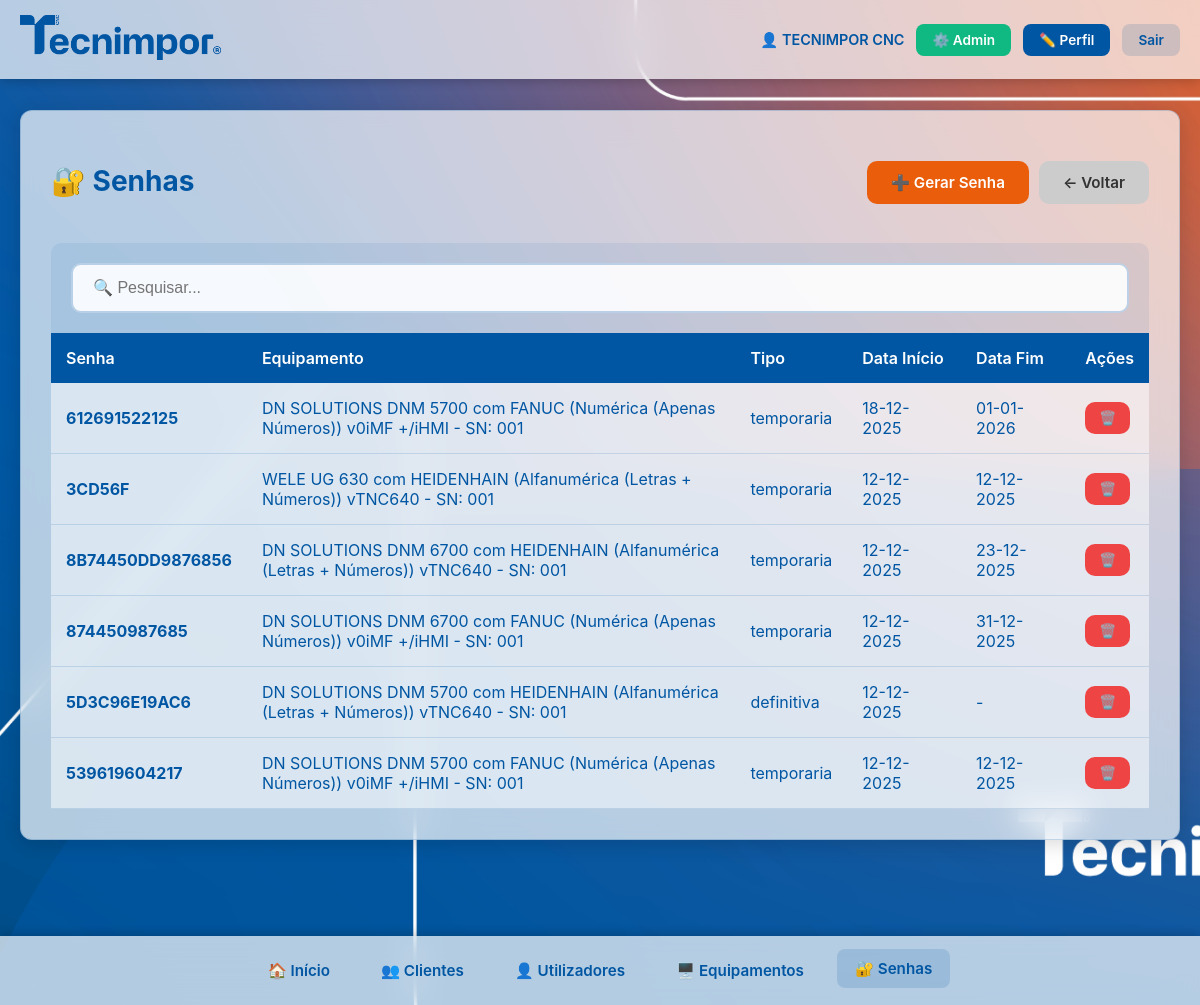
The page /senhas/ (signed in) on the database its author committed.
### core/models.py (models this page shows, shortened)
class Usuario(AbstractUser):
    perfil = models.CharField(max_length=20, choices=Perfil.choices, default=Perfil.USER)
    tipo_empresa = models.CharField(max_length=20, choices=TipoEmpresa.choices, default=TipoEmpresa.TECNIMPOR)
    empresa_cliente = models.ForeignKey(Cliente, on_delete=models.PROTECT, null=True, blank=True, related_name='usuarios')
    class Meta:
        verbose_name = "Usuário"
        verbose_name_plural = "Usuários"

class Senha(models.Model):
    TIPO_CHOICES = [
        ('definitiva', 'Definitiva'),
        ('temporaria', 'Temporária')
    ]
    equipamento = models.ForeignKey(Equipamento, on_delete=models.CASCADE, related_name='senhas')
    senha = models.CharField(max_length=12, unique=True, verbose_name="Senha (12 caracteres)")
    tipo = models.CharField(max_length=15, choices=TIPO_CHOICES, default='definitiva')
    data_inicio = models.DateField(verbose_name="Data Início")
    data_fim = models.DateField(null=True, blank=True, verbose_name="Data Fim")
    ativa = models.BooleanField(default=True)
    criado_por = models.ForeignKey(Usuario, on_delete=models.PROTECT, related_name='senhas_criadas')
    criado_em_data = models.DateField()
    criado_em_hora = models.TimeField()
    class Meta:
        verbose_name = "Senha"
        verbose_name_plural = "Senhas"
        ordering = ['-criado_em_data', '-criado_em_hora']

class Equipamento(models.Model):
    cliente = models.ForeignKey(Cliente, on_delete=models.CASCADE, related_name='equipamentos')
    modelo_controlador = models.ForeignKey(ModeloControlador, on_delete=models.PROTECT)
    numero_serie = models.CharField(max_length=100, verbose_name="Número de Série")
    notas = models.TextField(blank=True, null=True)
    criado_em = models.DateTimeField(auto_now_add=True)
    atualizado_em = models.DateTimeField(auto_now=True)
    class Meta:
        verbose_name = "Equipamento"
        verbose_name_plural = "Equipamentos"
        unique_together = ['modelo_controlador', 'numero_serie']
        ordering = ['cliente', 'numero_serie']
    def __str__(self):
        return f"{self.modelo_controlador} - SN: {self.numero_serie}"

class ModeloControlador(models.Model):
    modelo = models.ForeignKey(Modelo, on_delete=models.CASCADE)
    versao_controlador = models.ForeignKey(VersaoControlador, on_delete=models.CASCADE)
    class Meta:
        verbose_name = "Modelo + Controlador"
        verbose_name_plural = "Modelos + Controladores"
        unique_together = ['modelo', 'versao_controlador']
    def __str__(self):
        return f"{self.modelo} com {self.versao_controlador}"

class Modelo(models.Model):
    marca = models.ForeignKey(Marca, on_delete=models.CASCADE)
    nome = models.CharField(max_length=100)
    class Meta:
        verbose_name = "Modelo"
        verbose_name_plural = "Modelos"
        unique_together = ['marca', 'nome']
        ordering = ['marca', 'nome']
    def __str__(self):
        return f"{self.marca} {self.nome}"

class Marca(models.Model):
    nome = models.CharField(max_length=100, unique=True)
    class Meta:
        verbose_name = "Marca"
        verbose_name_plural = "Marcas"
        ordering = ['nome']
    def __str__(self):
        return self.nome

class VersaoControlador(models.Model):
    tipo_controlador = models.ForeignKey(TipoControlador, on_delete=models.CASCADE)
    versao = models.CharField(max_length=50)
    class Meta:
        verbose_name = "Versão de Controlador"
        verbose_name_plural = "Versões de Controladores"
        unique_together = ['tipo_controlador', 'versao']
        ordering = ['tipo_controlador', 'versao']
    def __str__(self):
        return f"{self.tipo_controlador} v{self.versao}"

class TipoControlador(models.Model):
    nome = models.CharField(max_length=100, unique=True)
    tipo_senha = models.CharField(
        max_length=15,
        choices=[
            ('alfanumerica', 'Alfanumérica (Letras + Números)'),
            ('numerica', 'Numérica (Apenas Números)')
        ],
        default='alfanumerica',
        verbose_name='Tipo de Senha Permitida',
        help_text='Define se o controlador aceita senhas alfanuméricas ou apenas numéricas'
    )
    class Meta:
        verbose_name = "Tipo de Controlador"
        verbose_name_plural = "Tipos de Controladores"
        ordering = ['nome']
    def __str__(self):
        return f"{self.nome} ({self.get_tipo_senha_display()})"

### core/views.py (the view)
# urls.py: path('senhas/', views.senhas_list, name='senhas_list'),
@login_required
def senhas_list(request):
    user = request.user
    if user.perfil == 'viewer':
        senhas = Senha.objects.filter(equipamento__cliente=user.empresa_cliente)
    else:
        senhas = Senha.objects.all()
    return render(request, 'senhas/list.html', {'senhas': senhas})

### templates/senhas/list.html (shortened to what this page needs)
{% extends "base.html" %}
{% block content %}
<div class="card">
    <div style="display:flex;justify-content:space-between;align-items:center;margin-bottom:20px;flex-wrap:wrap;gap:10px">
        <h2>🔐 Senhas</h2>
        <div style="display:flex;gap:10px">
            {% if user.perfil != 'viewer' %}
            <a href="{% url 'senha_add' %}" class="btn btn-secondary">➕ Gerar Senha</a>
            {% endif %}
            <a href="/" class="btn" style="background:#ccc;color:#333">← Voltar</a>
        </div>
    </div>
    <div class="search-bar">
        <input type="text" placeholder="🔍 Pesquisar..." onkeyup="pesquisar(this)">
    </div>
    <div class="table-wrapper">
        <table>
            <thead>
                <tr>
                    <th>Senha</th>
                    <th>Equipamento</th>
                    <th>Tipo</th>
                    <th>Data Início</th>
                    <th>Data Fim</th>
                    {% if user.perfil == 'superadmin' %}<th>Ações</th>{% endif %}
                </tr>
            </thead>
            <tbody>
                {% for s in senhas %}
                <tr>
                    <td><strong>{{s.senha}}</strong></td>
                    <td>{{s.equipamento}}</td>
                    <td>{{s.tipo}}</td>
                    <td>{{s.data_inicio|date:"d-m-Y"}}</td>
                    <td>{{s.data_fim|date:"d-m-Y"|default:"-"}}</td>
                    {% if user.perfil == 'superadmin' %}
                    <td>
                        <button onclick="confirmDelete('{% url 'senha_delete' s.id %}','{{s.senha}}')"
                                class="btn btn-danger">🗑️</button>
                    </td>
                    {% endif %}
                </tr>
                {% empty %}
                <tr>
                    <td colspan="6" style="text-align:center;padding:40px;color:#999">
                        Nenhuma senha encontrada
                    </td>
                </tr>
                {% endfor %}
            </tbody>
        </table>
    </div>
</div>
{% endblock %}

### templates/base.html (shortened to what this page needs)
<!DOCTYPE html>
<html lang="pt">
<head>
    <link rel="stylesheet" href="/static/css/style.css">
</head>
<body>
    <header class="header-fixed">
        <div class="header-container">
            <div class="logo" onclick="window.location.href='/'">
                <img src="/static/images/Tecnimpor_logo-trim.png" alt="TECNIMPOR">
            </div>
            <div class="user-info">
                <span class="user-name">👤 {% if user.first_name %}{{user.first_name}} {{user.last_name}}{% else %}{{user.email|default:user.username}}{% endif %}</span>
                {% if user.perfil == 'superadmin' %}
                <a href="/django-admin/" target="_blank" class="btn-admin">⚙️ Admin</a>
                {% endif %}
                <a href="{% url 'editar_perfil' %}" class="btn-perfil">✏️ Perfil</a>
                <a href="{% url 'logout' %}" class="btn-logout">Sair</a>
            </div>
        </div>
    </header>
    <main class="main-content">
        <div class="container">
            {% block content %}{% endblock %}
        </div>
    </main>
    <footer class="footer-menu">
        <div class="footer-container">
            <div class="menu-items" id="footerMenuItems">
                <a href="/" class="{% if request.path == '/' %}active{% endif %}">🏠 Início</a>
                <a href="{% url 'clientes_list' %}" class="{% if '/clientes' in request.path %}active{% endif %}">👥 Clientes</a>
                <a href="{% url 'utilizadores_list' %}" class="{% if '/utilizadores' in request.path %}active{% endif %}">👤 Utilizadores</a>
                <a href="{% url 'equipamentos_list' %}" class="{% if '/equipamentos' in request.path %}active{% endif %}">🖥️ Equipamentos</a>
                <a href="{% url 'senhas_list' %}" class="{% if '/senhas' in request.path %}active{% endif %}">🔐 Senhas</a>
            </div>
        </div>
    </footer>
</body>
</html>

### static/css/style.css (style rules this page uses)
:root { --azul:#0056a2;--laranja:#EA5D0A;--branco:#fff }
body { margin:0;padding:0; font-family:-apple-system,BlinkMacSystemFont,'Segoe UI',sans-serif; background:url('/static/images/fundo_tecnimpor.jpg') center center fixed; background-size:cover; color:var(--azul); min-height:100vh; padding-bottom:100px; }
.header-fixed { position:fixed;top:0;left:0;right:0; background:rgba(255,255,255,0.70); backdrop-filter:blur(15px); box-shadow:0 2px 10px rgba(0,0,0,0.2); z-index:1000; padding:15px 0; }
.header-container { max-width:1400px; margin:0 auto; padding:0 20px; display:flex; align-items:center; justify-content:space-between; flex-wrap:wrap; gap:10px; }
.logo { cursor:pointer }
.logo img { height:45px }
.user-info { display:flex; align-items:center; gap:12px; flex-wrap:wrap; }
.user-name { font-weight:600;color:var(--azul);font-size:0.9rem }
.btn-perfil,.btn-logout,.btn-admin { padding:8px 16px; border-radius:8px; font-weight:600; font-size:0.85rem; text-decoration:none; transition:all 0.3s; white-space:nowrap; }
.btn-admin { background:#10b981;color:var(--branco) }
.btn-perfil { background:var(--azul);color:var(--branco) }
.btn-logout { background:rgba(0,86,162,0.15);color:var(--azul) }
.footer-menu { position:fixed; bottom:0; left:0; right:0; background:rgba(255,255,255,0.70); backdrop-filter:blur(15px); box-shadow:0 -2px 10px rgba(0,0,0,0.2); z-index:1000; padding:15px 0; }
.footer-container { max-width:1400px; margin:0 auto; padding:0 20px; display:flex; align-items:center; justify-content:space-between; }
.menu-items { display:flex; gap:15px; flex-wrap:wrap; flex:1; justify-content:center; }
.menu-items a { color:var(--azul); text-decoration:none; font-weight:600; font-size:0.95rem; padding:10px 18px; border-radius:8px; transition:all 0.3s; white-space:nowrap; }
.menu-items a:hover, .menu-items a.active { background:rgba(0,86,162,0.15); transform:translateY(-2px); }
.main-content { padding-top:90px; padding-bottom:20px; min-height:calc(100vh - 100px); }
.container { max-width:1400px; margin:0 auto; padding:20px; }
.card { background:rgba(255,255,255,0.70); backdrop-filter:blur(15px); border:1px solid rgba(0,86,162,0.2); border-radius:12px; padding:30px; margin-bottom:25px; box-shadow:0 4px 20px rgba(0,0,0,0.15); }
.card h2 { color:var(--azul); margin-bottom:25px; font-size:1.75rem; }
.table-wrapper { width:100%; overflow-x:auto; -webkit-overflow-scrolling:touch; }
.search-bar { padding:20px; background:rgba(0,86,162,0.08); border-radius:10px 10px 0 0; }
.search-bar input { width:100%; max-width:100%; padding:14px 20px; border:2px solid rgba(0,86,162,0.25); border-radius:10px; font-size:1rem; background:rgba(255,255,255,0.9); box-sizing:border-box; }
table { width:100%; min-width:600px; border-collapse:collapse; background:rgba(255,255,255,0.50); }
th { background:var(--azul); color:var(--branco); padding:15px; text-align:left; font-weight:600; white-space:nowrap; }
td { padding:15px; border-bottom:1px solid rgba(0,86,162,0.15); }
.btn { padding:12px 24px; border:none; border-radius:10px; font-weight:600; font-size:0.95rem; cursor:pointer; text-decoration:none; display:inline-flex; align-items:center; gap:8px; transition:all 0.3s; }
.btn-secondary { background:var(--laranja);color:var(--branco) }
.btn-danger { background:#ef4444;color:var(--branco);padding:8px 14px;font-size:0.85rem }
input,select,textarea { width:100%; max-width:100%; padding:12px; border:2px solid rgba(0,86,162,0.25); border-radius:8px; font-size:1rem; background:rgba(255,255,255,0.85); box-sizing:border-box; }

### rows shown on the page
Usuario: first_name "TECNIMPOR", last_name "CNC"
Senha: senha "612691522125", equipamento "DN SOLUTIONS DNM 5700 com FANUC (Numérica (Apenas Números)) v0iMF +/iHMI - SN: 001", tipo "temporaria", data_inicio "18-12-2025", data_fim "01-01-2026"
Senha: senha "3CD56F", equipamento "WELE UG 630 com HEIDENHAIN (Alfanumérica (Letras + Números)) vTNC640 - SN: 001", tipo "temporaria", data_inicio "12-12-2025", data_fim "12-12-2025"
Senha: senha "8B74450DD9876856", equipamento "DN SOLUTIONS DNM 6700 com HEIDENHAIN (Alfanumérica (Letras + Números)) vTNC640 - SN: 001", tipo "temporaria", data_inicio "12-12-2025", data_fim "23-12-2025"
Senha: senha "874450987685", equipamento "DN SOLUTIONS DNM 6700 com FANUC (Numérica (Apenas Números)) v0iMF +/iHMI - SN: 001", tipo "temporaria", data_inicio "12-12-2025", data_fim "31-12-2025"
Senha: senha "5D3C96E19AC6", equipamento "DN SOLUTIONS DNM 5700 com HEIDENHAIN (Alfanumérica (Letras + Números)) vTNC640 - SN: 001", tipo "definitiva", data_inicio "12-12-2025", data_fim "-"
Senha: senha "539619604217", equipamento "DN SOLUTIONS DNM 5700 com FANUC (Numérica (Apenas Números)) v0iMF +/iHMI - SN: 001", tipo "temporaria", data_inicio "12-12-2025", data_fim "12-12-2025"
